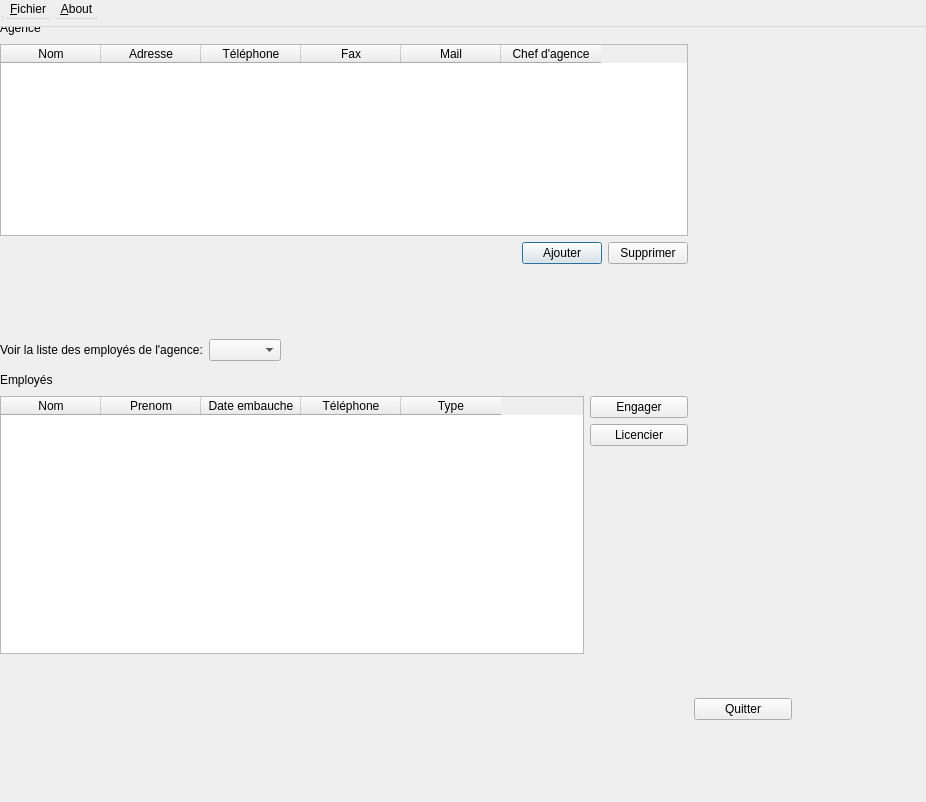
<ui version="4.0">
 <author/>
 <comment/>
 <exportmacro/>
 <class>DialogChefEntreprise</class>
 <widget class="QDialog" name="DialogChefEntreprise">
  <property name="geometry">
<rect>
    <x>0</x>
    <y>0</y>
    <width>926</width>
    <height>802</height>
   </rect>
  </property>
  <property name="windowTitle">
   <string>MainWindow</string>
  </property>
  <widget class="QWidget" name="centralwidget">
   <layout class="QVBoxLayout" name="verticalLayout_13">
    <item>
     <layout class="QHBoxLayout" name="horizontalLayout_7">
      <item>
       <layout class="QVBoxLayout" name="verticalLayout_11">
        <item>
         <layout class="QVBoxLayout" name="verticalLayout_10">
          <item>
           <layout class="QVBoxLayout" name="verticalLayout_9">
            <item>
             <layout class="QVBoxLayout" name="verticalLayout_6">
              <item>
               <layout class="QVBoxLayout" name="verticalLayout_5">
                <item>
                 <layout class="QVBoxLayout" name="verticalLayout_4">
                  <item>
                   <layout class="QVBoxLayout" name="verticalLayout_3">
                    <item>
                     <layout class="QVBoxLayout" name="verticalLayout_2">
                      <item>
                       <spacer name="horizontalSpacer_2">
                        <property name="orientation">
                         <enum>Qt::Horizontal</enum>
                        </property>
                        <property name="sizeHint" stdset="0">
                         <size>
                          <width>618</width>
                          <height>18</height>
                         </size>
                        </property>
                       </spacer>
                      </item>
                      <item>
                       <layout class="QHBoxLayout" name="horizontalLayout">
                        <item>
                         <widget class="QLabel" name="labelChefAgence">
                          <property name="text">
                           <string>Agence</string>
                          </property>
                         </widget>
                        </item>
                        <item>
                         <spacer name="horizontalSpacer">
                          <property name="orientation">
                           <enum>Qt::Horizontal</enum>
                          </property>
                          <property name="sizeHint" stdset="0">
                           <size>
                            <width>628</width>
                            <height>20</height>
                           </size>
                          </property>
                         </spacer>
                        </item>
                       </layout>
                      </item>
                      <item>
                       <layout class="QVBoxLayout" name="verticalLayout">
                        <item>
                         <widget class="QTableWidget" name="tableWidgetChefListeAgence">
                          <column>
                           <property name="text">
                            <string>Nom</string>
                           </property>
                          </column>
                          <column>
                           <property name="text">
                            <string>Adresse</string>
                           </property>
                          </column>
                          <column>
                           <property name="text">
                            <string>Téléphone</string>
                           </property>
                          </column>
                          <column>
                           <property name="text">
                            <string>Fax</string>
                           </property>
                          </column>
                          <column>
                           <property name="text">
                            <string>Mail</string>
                           </property>
                          </column>
                          <column>
                           <property name="text">
                            <string>Chef d'agence</string>
                           </property>
                          </column>
                         </widget>
                        </item>
                        <item>
                         <layout class="QHBoxLayout" name="horizontalLayout_2">
                          <item>
                           <spacer name="horizontalSpacer_5">
                            <property name="orientation">
                             <enum>Qt::Horizontal</enum>
                            </property>
                            <property name="sizeHint" stdset="0">
                             <size>
                              <width>428</width>
                              <height>20</height>
                             </size>
                            </property>
                           </spacer>
                          </item>
                          <item>
                           <layout class="QHBoxLayout" name="horizontalLayout_4">
                            <item>
                             <widget class="QPushButton" name="pushButtonChefAjouterAgence">
                              <property name="text">
                               <string>Ajouter</string>
                              </property>
                             </widget>
                            </item>
                            <item>
                             <widget class="QPushButton" name="pushButtonChefSupprimerAgence">
                              <property name="text">
                               <string>Supprimer</string>
                              </property>
                             </widget>
                            </item>
                           </layout>
                          </item>
                         </layout>
                        </item>
                       </layout>
                      </item>
                     </layout>
                    </item>
                    <item>
                     <spacer name="horizontalSpacer_3">
                      <property name="orientation">
                       <enum>Qt::Horizontal</enum>
                      </property>
                      <property name="sizeHint" stdset="0">
                       <size>
                        <width>678</width>
                        <height>28</height>
                       </size>
                      </property>
                     </spacer>
                    </item>
                   </layout>
                  </item>
                  <item>
                   <spacer name="horizontalSpacer_6">
                    <property name="orientation">
                     <enum>Qt::Horizontal</enum>
                    </property>
                    <property name="sizeHint" stdset="0">
                     <size>
                      <width>688</width>
                      <height>38</height>
                     </size>
                    </property>
                   </spacer>
                  </item>
                 </layout>
                </item>
                <item>
                 <layout class="QHBoxLayout" name="horizontalLayout_3">
                  <item>
                   <widget class="QLabel" name="labelChefEmployesAgence">
                    <property name="text">
                     <string>Voir la liste des employés de l'agence:</string>
                    </property>
                   </widget>
                  </item>
                  <item>
                   <widget class="QComboBox" name="comboBoxChefListeAgence"/>
                  </item>
                  <item>
                   <spacer name="horizontalSpacer_7">
                    <property name="orientation">
                     <enum>Qt::Horizontal</enum>
                    </property>
                    <property name="sizeHint" stdset="0">
                     <size>
                      <width>298</width>
                      <height>28</height>
                     </size>
                    </property>
                   </spacer>
                  </item>
                 </layout>
                </item>
               </layout>
              </item>
              <item>
               <layout class="QHBoxLayout" name="horizontalLayout_5">
                <item>
                 <widget class="QLabel" name="labelChefEmployes">
                  <property name="text">
                   <string>Employés</string>
                  </property>
                 </widget>
                </item>
                <item>
                 <spacer name="horizontalSpacer_8">
                  <property name="orientation">
                   <enum>Qt::Horizontal</enum>
                  </property>
                  <property name="sizeHint" stdset="0">
                   <size>
                    <width>598</width>
                    <height>20</height>
                   </size>
                  </property>
                 </spacer>
                </item>
               </layout>
              </item>
             </layout>
            </item>
            <item>
             <layout class="QHBoxLayout" name="horizontalLayoutListes">
              <item>
               <widget class="QTableWidget" name="tableWidgetChefListeEmployes">
                <column>
                 <property name="text">
                  <string>Nom</string>
                 </property>
                </column>
                <column>
                 <property name="text">
                  <string>Prenom</string>
                 </property>
                </column>
                <column>
                 <property name="text">
                  <string>Date embauche</string>
                 </property>
                </column>
                <column>
                 <property name="text">
                  <string>Téléphone</string>
                 </property>
                </column>
                <column>
                 <property name="text">
                  <string>Type</string>
                 </property>
                </column>
               </widget>
              </item>
              <item>
               <layout class="QVBoxLayout" name="verticalLayout_8">
                <item>
                 <layout class="QVBoxLayout" name="verticalLayout_7">
                  <item>
                   <widget class="QPushButton" name="pushButtonChefEngager">
                    <property name="text">
                     <string>Engager</string>
                    </property>
                   </widget>
                  </item>
                  <item>
                   <widget class="QPushButton" name="pushButtonChefLicencier">
                    <property name="text">
                     <string>Licencier</string>
                    </property>
                   </widget>
                  </item>
                 </layout>
                </item>
                <item>
                 <spacer name="verticalSpacer">
                  <property name="orientation">
                   <enum>Qt::Vertical</enum>
                  </property>
                  <property name="sizeHint" stdset="0">
                   <size>
                    <width>98</width>
                    <height>118</height>
                   </size>
                  </property>
                 </spacer>
                </item>
               </layout>
              </item>
             </layout>
            </item>
           </layout>
          </item>
          <item>
           <spacer name="horizontalSpacer_10">
            <property name="orientation">
             <enum>Qt::Horizontal</enum>
            </property>
            <property name="sizeHint" stdset="0">
             <size>
              <width>678</width>
              <height>18</height>
             </size>
            </property>
           </spacer>
          </item>
         </layout>
        </item>
        <item>
         <spacer name="horizontalSpacer_4">
          <property name="orientation">
           <enum>Qt::Horizontal</enum>
          </property>
          <property name="sizeHint" stdset="0">
           <size>
            <width>688</width>
            <height>48</height>
           </size>
          </property>
         </spacer>
        </item>
       </layout>
      </item>
      <item>
       <layout class="QVBoxLayout" name="verticalLayout_12">
        <item>
         <spacer name="verticalSpacer_3">
          <property name="orientation">
           <enum>Qt::Vertical</enum>
          </property>
          <property name="sizeHint" stdset="0">
           <size>
            <width>98</width>
            <height>698</height>
           </size>
          </property>
         </spacer>
        </item>
        <item>
         <widget class="QPushButton" name="pushButtonChefQuitter">
          <property name="text">
           <string>Quitter</string>
          </property>
         </widget>
        </item>
       </layout>
      </item>
     </layout>
    </item>
   </layout>
  </widget>
  <widget class="QMenuBar" name="menubar">
   <property name="geometry">
    <rect>
     <x>0</x>
     <y>0</y>
     <width>926</width>
     <height>27</height>
    </rect>
   </property>
   <widget class="QMenu" name="menuFichier">
    <property name="title">
     <string>&amp;Fichier</string>
    </property>
    <addaction name="action_Quitter"/>
   </widget>
   <widget class="QMenu" name="menu_About">
    <property name="title">
     <string>&amp;About</string>
    </property>
   </widget>
   <addaction name="menuFichier"/>
   <addaction name="menu_About"/>
  </widget>
  <widget class="QStatusBar" name="statusbar"/>
  <action name="action_Quitter">
   <property name="text">
    <string>&amp;Quitter</string>
   </property>
  </action>
 </widget>
 <resources/>
 <connections/>
</ui>
